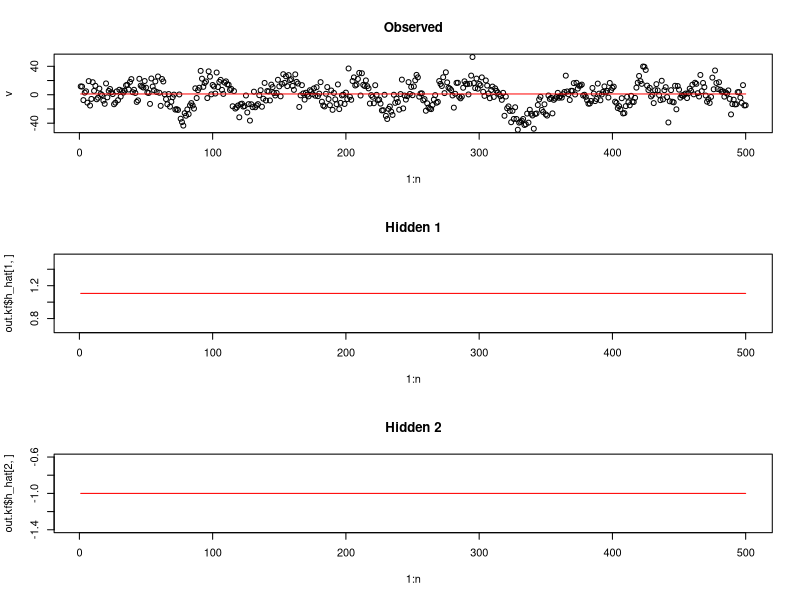

This chart was generated by the following R code:
rm(list=ls())

my.kf <- function(v,params){
	
	p <- dim(params$S)[1]
	n <- dim(v)[2]
	eye <- diag(rep(1,p))
	
	S <- params$S
	SV <- params$SV
	SH <- params$SH
	B <- params$B
	A <- params$A
	
	
	h_tt <- matrix(rep(NA,p*n),p,n)
	S_tt <- list()
	
	# initialisation
	v_t <- v[,1]
	h_tmt <- params$mu
	S_tmt <- S
	K_t <- S_tmt %*% t(B) %*%  solve(B %*% S_tmt %*% t(B)+SV)
	h_tt[,1] <- (eye - K_t %*% B) %*% h_tmt + K_t %*% v_t
	S_tt[[1]] <- (eye - K_t %*% B ) %*% S_tmt
	
	for (i in 2:n){

		###### FILTERING GOES HERE
		h_tt[,i] <- (eye - K_t %*% B) %*% h_tmt + K_t %*% v_t
		
	}
	
	###### SMOOTHING INITIALISATIONS GO HERE
	
	for (i in n:2){
		
		####### SMOOTHING GOES HERE
		
	}
	
	h_hat <- h_tt
	v_hat <- B %*% h_tt
	return(list(h_hat=h_hat, v_hat=v_hat))	
}

my.em <- function(v,params,maxiters){
	
	for (iter in 1:maxiters){
		## update parameters by runnning one EM step
		## will require both filtering and smoothing estimates
		## so will need to call my.kf
	}
	
	return(params)
	
}

########## SCRIPT STARTS HERE

v <- t(as.matrix(read.csv('data.csv')))
n <- dim(v)[2]
p <- 2


SVtrue <- 100
SHtrue <- 10*matrix(c(1,0.7,0.7,2),2,2)
theta <- 0.1
params <- list()
params$A <- 0.95*matrix(c(cos(theta),-sin(theta),sin(theta),cos(theta)),2,2)
params$B <- matrix(c(1,0),1,2)
params$SV <- SVtrue		# change to identity for part 3
params$SH <- SHtrue		# change to identity for part 3
params$mu <- matrix(c(1,-1),2,1)
params$S <-  diag(rep(1,p))

### PART A and B of QUESTION 2

out.kf <- my.kf(v,params)

par(mfrow=c(3,1))
plot(1:n,v,main='Observed')
lines(1:n,out.kf$v_hat,col='red')

plot(1:n,out.kf$h_hat[1,],main='Hidden 1',type='l',col='red')

plot(1:n,out.kf$h_hat[2,],main='Hidden 2',type='l',col='red')

## PART C

# initialise parameters
maxiters <- 20
params$SV <- 1
params$SH <- diag(rep(1,p))

params <- my.em(v,params,maxiters)


